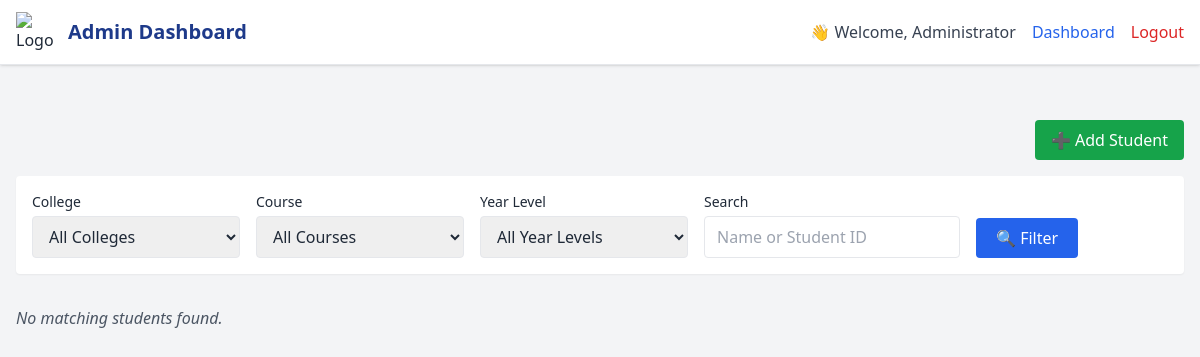
Before: /students.php?success=1&page=3 with the older database file.
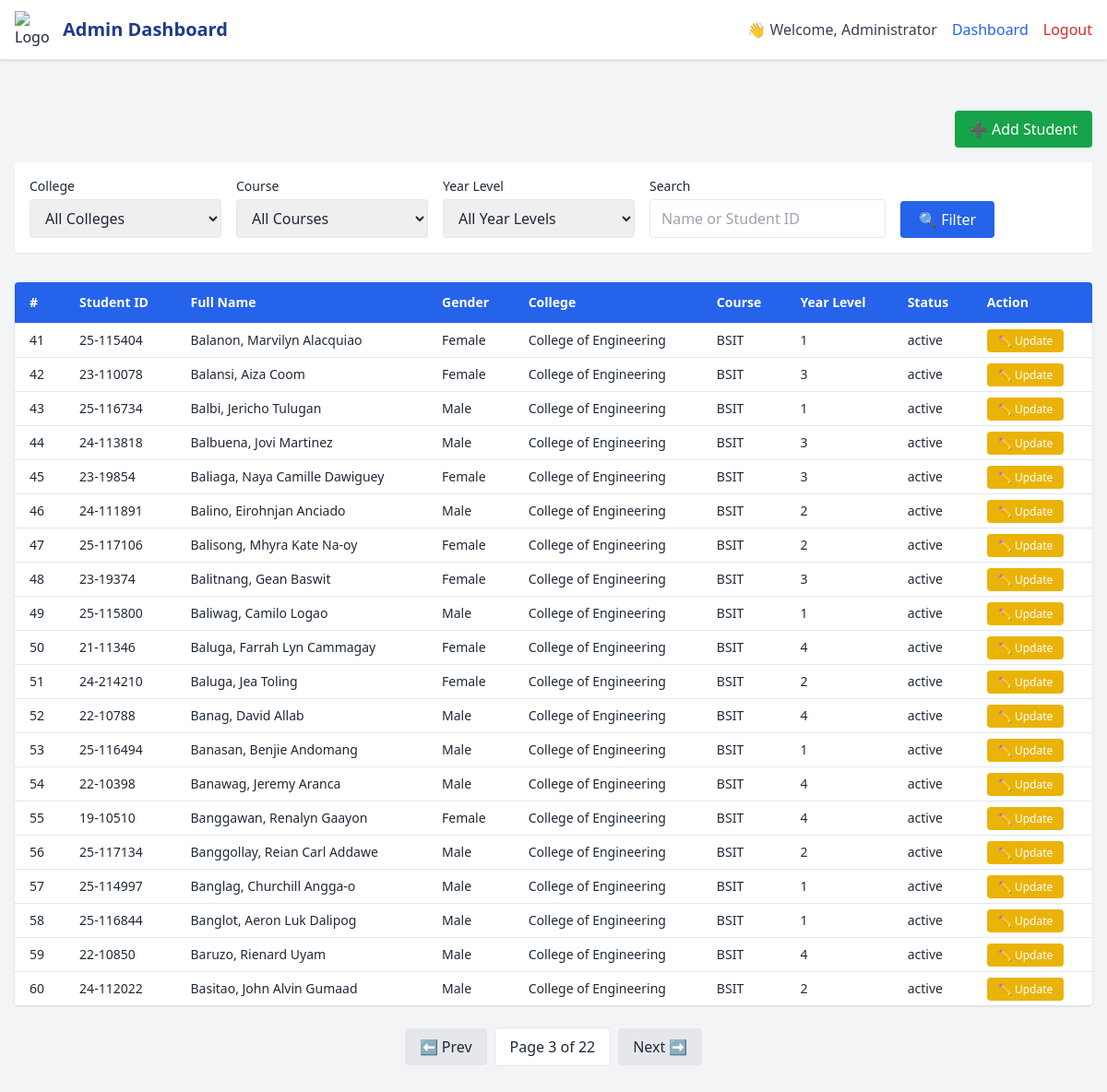
After: the same page with the newer database file.
### tables this page shows
CREATE TABLE `students` (
  `id` int(11) NOT NULL,
  `student_id` varchar(20) DEFAULT NULL,
  `name` varchar(100) DEFAULT NULL,
  `password` varchar(255) DEFAULT NULL,
  `college_id` int(11) DEFAULT NULL,
  `first_name` varchar(50) NOT NULL,
  `middle_name` varchar(50) DEFAULT NULL,
  `last_name` varchar(50) NOT NULL,
  `ext` varchar(10) DEFAULT NULL,
  `gender` enum('Male','Female','Other') NOT NULL,
  `course_year_section` varchar(100) DEFAULT NULL,
  `year_level` int(11) DEFAULT NULL,
  `status` enum('active','inactive') DEFAULT 'active',
  `course` varchar(500) DEFAULT NULL,
  `section` varchar(10) DEFAULT NULL
);

CREATE TABLE `colleges` (
  `id` int(11) NOT NULL,
  `name` varchar(100) NOT NULL
);

### students.php (the view, shortened to what the changed rows need)
<?php
$conn = new mysqli("localhost", "root", "", "voting_system");
$perPage = 20;
$page = isset($_GET['page']) && is_numeric($_GET['page']) ? max((int)$_GET['page'], 1) : 1;
$offset = ($page - 1) * $perPage;
$where = "WHERE 1";
$params = [];
$types = "";
$countQuery = "
    SELECT COUNT(*) as total
    FROM students s
    LEFT JOIN colleges c ON s.college_id = c.id
    LEFT JOIN courses cr ON s.course = cr.id
    $where
";
$countStmt = $conn->prepare($countQuery);
$countStmt->execute();
$countResult = $countStmt->get_result();
$totalRows = $countResult->fetch_assoc()['total'];
$totalPages = ceil($totalRows / $perPage);
$query = "
    SELECT s.id, s.student_id, s.first_name, s.middle_name, s.last_name, s.ext,
           s.gender, s.status, c.name AS college_name, course AS course_name, year_level
    FROM students s
    LEFT JOIN colleges c ON s.college_id = c.id
    LEFT JOIN courses cr ON s.course = cr.id
    $where
    ORDER BY s.last_name ASC
    LIMIT ? OFFSET ?
";
$params[] = $perPage;
$params[] = $offset;
$types .= "ii";
$stmt = $conn->prepare($query);
$stmt->bind_param($types, ...$params);
$stmt->execute();
$result = $stmt->get_result();
$students = $result->fetch_all(MYSQLI_ASSOC);
?>
<!DOCTYPE html>
<html lang="en">
<head>
  <script src="https://cdn.tailwindcss.com"></script>
</head>
<body class="bg-gray-100 text-gray-800">
<header class="bg-white border-b shadow fixed top-0 left-0 w-full z-50">
  <div class="max-w-7xl mx-auto px-4 h-16 flex justify-between items-center">
    <div class="flex items-center space-x-3">
      <h1 class="text-xl font-bold text-blue-900">Admin Dashboard</h1>
    </div>
  </div>
</header>
<div class="max-w-7xl mx-auto px-4 py-10 mt-[80px]">
  <div class="mb-4 flex justify-end">
    <button onclick="document.getElementById('addStudentModal').classList.remove('hidden')"
            class="bg-green-600 text-white px-4 py-2 rounded hover:bg-green-700">
    </button>
  </div>
  <form method="GET" class="flex flex-col md:flex-row md:flex-wrap gap-4 mb-8 bg-white p-4 rounded shadow-sm items-end">
    <div class="flex flex-col w-full md:w-52">
    </div>
    <div class="flex flex-col w-full md:w-52">
    </div>
    <div class="flex flex-col w-full md:w-52">
    </div>
    <div class="flex flex-col w-full md:w-64">
    </div>
    <div class="flex justify-end md:justify-start w-full md:w-auto">
    </div>
  </form>
  <?php if (count($students) > 0): ?>
    <div class="overflow-x-auto bg-white shadow rounded">
      <table class="min-w-full border-collapse text-sm">
        <thead class="bg-blue-600 text-white">
          <tr>
            <th class="px-4 py-3 text-left">#</th>
            <th class="px-4 py-3 text-left">Student ID</th>
            <th class="px-4 py-3 text-left">Full Name</th>
            <th class="px-4 py-3 text-left">Gender</th>
            <th class="px-4 py-3 text-left">College</th>
            <th class="px-4 py-3 text-left">Course</th>
            <th class="px-4 py-3 text-left">Year Level</th>
            <th class="px-4 py-3 text-left">Status</th>
            <th class="px-4 py-3 text-left">Action</th>
          </tr>
        </thead>
        <tbody class="bg-white">
          <?php foreach ($students as $index => $s): ?>
            <tr class="border-t hover:bg-gray-50">
              <td class="px-4 py-2"><?= $offset + $index + 1 ?></td>
              <td class="px-4 py-2"><?= htmlspecialchars($s['student_id']) ?></td>
              <td class="px-4 py-2"><?= htmlspecialchars("{$s['last_name']}, {$s['first_name']} {$s['middle_name']} {$s['ext']}") ?></td>
              <td class="px-4 py-2"><?= htmlspecialchars($s['gender']) ?></td>
              <td class="px-4 py-2"><?= htmlspecialchars($s['college_name']) ?></td>
              <td class="px-4 py-2"><?= htmlspecialchars($s['course_name']) ?></td>
              <td class="px-4 py-2"><?= htmlspecialchars($s['year_level']) ?></td>
              <td class="px-4 py-2"><?= htmlspecialchars($s['status']) ?></td>
              <td class="px-4 py-2">
                <a href="update_student.php?id=<?= urlencode($s['id']) ?>"
                   class="bg-yellow-500 hover:bg-yellow-600 text-white px-3 py-1 rounded text-xs">
                  ✏️ Update
                </a>
              </td>
            </tr>
          <?php endforeach; ?>
        </tbody>
      </table>
    </div>
    <div class="flex justify-center items-center mt-6 space-x-2">
      <?php if ($page > 1): ?>
        <a href="?<?= http_build_query(array_merge($_GET, ['page' => $page - 1])) ?>"
           class="px-4 py-2 bg-gray-200 rounded hover:bg-gray-300">⬅ Prev</a>
      <?php endif; ?>
      <span class="px-4 py-2 bg-white border rounded">Page <?= $page ?> of <?= $totalPages ?></span>
      <?php if ($page < $totalPages): ?>
        <a href="?<?= http_build_query(array_merge($_GET, ['page' => $page + 1])) ?>"
           class="px-4 py-2 bg-gray-200 rounded hover:bg-gray-300">Next ➡</a>
      <?php endif; ?>
    </div>
  <?php else: ?>
    <p class="text-gray-600 mt-6 italic">No matching students found.</p>
  <?php endif; ?>
</div>
</body>
</html>

Changed rows visible on the page:
added students: index "41", student "25-115404", last_name+first_name+middle_name "Balanon, Marvilyn Alacquiao", gender "Female", college.name "College of Engineering", course "BSIT", year_level "1", status "active"
added students: index "42", student "23-110078", last_name+first_name+middle_name "Balansi, Aiza Coom", gender "Female", college.name "College of Engineering", course "BSIT", year_level "3", status "active"
added students: index "43", student "25-116734", last_name+first_name+middle_name "Balbi, Jericho Tulugan", gender "Male", college.name "College of Engineering", course "BSIT", year_level "1", status "active"
added students: index "44", student "24-113818", last_name+first_name+middle_name "Balbuena, Jovi Martinez", gender "Male", college.name "College of Engineering", course "BSIT", year_level "3", status "active"
added students: index "45", student "23-19854", last_name+first_name+middle_name "Baliaga, Naya Camille Dawiguey", gender "Female", college.name "College of Engineering", course "BSIT", year_level "3", status "active"
added students: index "46", student "24-111891", last_name+first_name+middle_name "Balino, Eirohnjan Anciado", gender "Male", college.name "College of Engineering", course "BSIT", year_level "2", status "active"
added students: index "47", student "25-117106", last_name+first_name+middle_name "Balisong, Mhyra Kate Na-oy", gender "Female", college.name "College of Engineering", course "BSIT", year_level "2", status "active"
added students: index "48", student "23-19374", last_name+first_name+middle_name "Balitnang, Gean Baswit", gender "Female", college.name "College of Engineering", course "BSIT", year_level "3", status "active"
added students: index "49", student "25-115800", last_name+first_name+middle_name "Baliwag, Camilo Logao", gender "Male", college.name "College of Engineering", course "BSIT", year_level "1", status "active"
added students: index "50", student "21-11346", last_name+first_name+middle_name "Baluga, Farrah Lyn Cammagay", gender "Female", college.name "College of Engineering", course "BSIT", year_level "4", status "active"
added students: index "51", student "24-214210", last_name+first_name+middle_name "Baluga, Jea Toling", gender "Female", college.name "College of Engineering", course "BSIT", year_level "2", status "active"
added students: index "52", student "22-10788", last_name+first_name+middle_name "Banag, David Allab", gender "Male", college.name "College of Engineering", course "BSIT", year_level "4", status "active"
added students: index "53", student "25-116494", last_name+first_name+middle_name "Banasan, Benjie Andomang", gender "Male", college.name "College of Engineering", course "BSIT", year_level "1", status "active"
added students: index "54", student "22-10398", last_name+first_name+middle_name "Banawag, Jeremy Aranca", gender "Male", college.name "College of Engineering", course "BSIT", year_level "4", status "active"
added students: index "55", student "19-10510", last_name+first_name+middle_name "Banggawan, Renalyn Gaayon", gender "Female", college.name "College of Engineering", course "BSIT", year_level "4", status "active"
added students: index "56", student "25-117134", last_name+first_name+middle_name "Banggollay, Reian Carl Addawe", gender "Male", college.name "College of Engineering", course "BSIT", year_level "2", status "active"
added students: index "57", student "25-114997", last_name+first_name+middle_name "Banglag, Churchill Angga-o", gender "Male", college.name "College of Engineering", course "BSIT", year_level "1", status "active"
added students: index "58", student "25-116844", last_name+first_name+middle_name "Banglot, Aeron Luk Dalipog", gender "Male", college.name "College of Engineering", course "BSIT", year_level "1", status "active"
added students: index "59", student "22-10850", last_name+first_name+middle_name "Baruzo, Rienard Uyam", gender "Male", college.name "College of Engineering", course "BSIT", year_level "4", status "active"
added students: index "60", student "24-112022", last_name+first_name+middle_name "Basitao, John Alvin Gumaad", gender "Male", college.name "College of Engineering", course "BSIT", year_level "2", status "active"
Other visible differences:
$page: (not shown) → "3"
$totalPages: (not shown) → "22"
text no longer shown: "No matching students found."
text now shown: "# Student ID Full Name Gender College Course Year Level Status Action ⬅ Prev Page of Next ➡"
